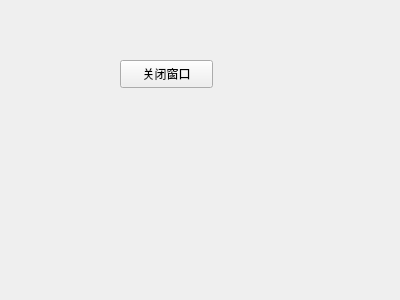
<?xml version="1.0" encoding="UTF-8"?>
<ui version="4.0">
 <class>Form</class>
 <widget class="QWidget" name="Form">
  <property name="geometry">
   <rect>
    <x>0</x>
    <y>0</y>
    <width>400</width>
    <height>300</height>
   </rect>
  </property>
  <property name="windowTitle">
   <string>Form</string>
  </property>
  <widget class="QPushButton" name="closeWinBtn">
   <property name="geometry">
    <rect>
     <x>120</x>
     <y>60</y>
     <width>93</width>
     <height>28</height>
    </rect>
   </property>
   <property name="text">
    <string>关闭窗口</string>
   </property>
  </widget>
 </widget>
 <resources/>
 <connections>
  <connection>
   <sender>closeWinBtn</sender>
   <signal>clicked()</signal>
   <receiver>Form</receiver>
   <slot>close()</slot>
   <hints>
    <hint type="sourcelabel">
     <x>173</x>
     <y>86</y>
    </hint>
    <hint type="destinationlabel">
     <x>200</x>
     <y>158</y>
    </hint>
   </hints>
  </connection>
 </connections>
</ui>
